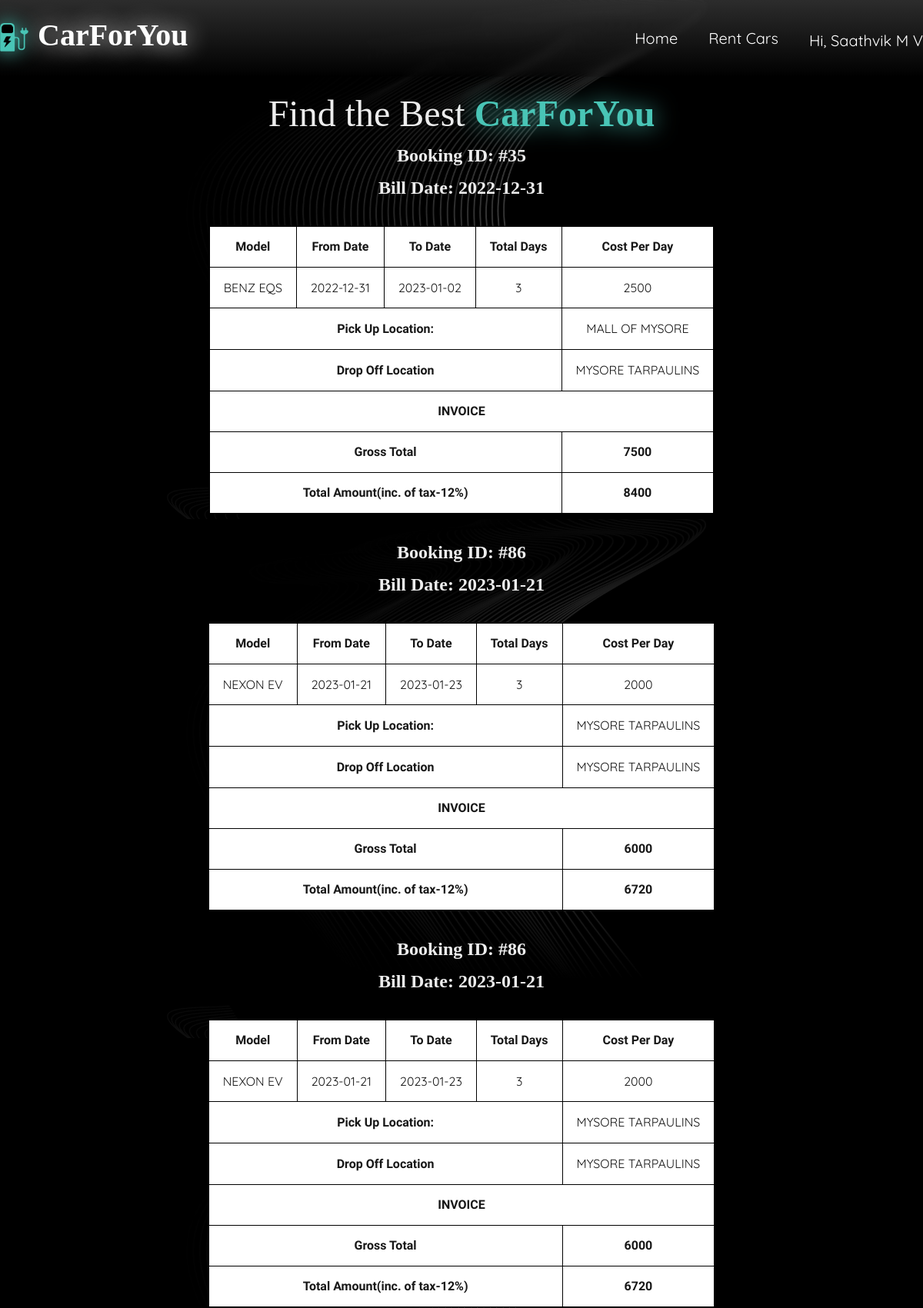
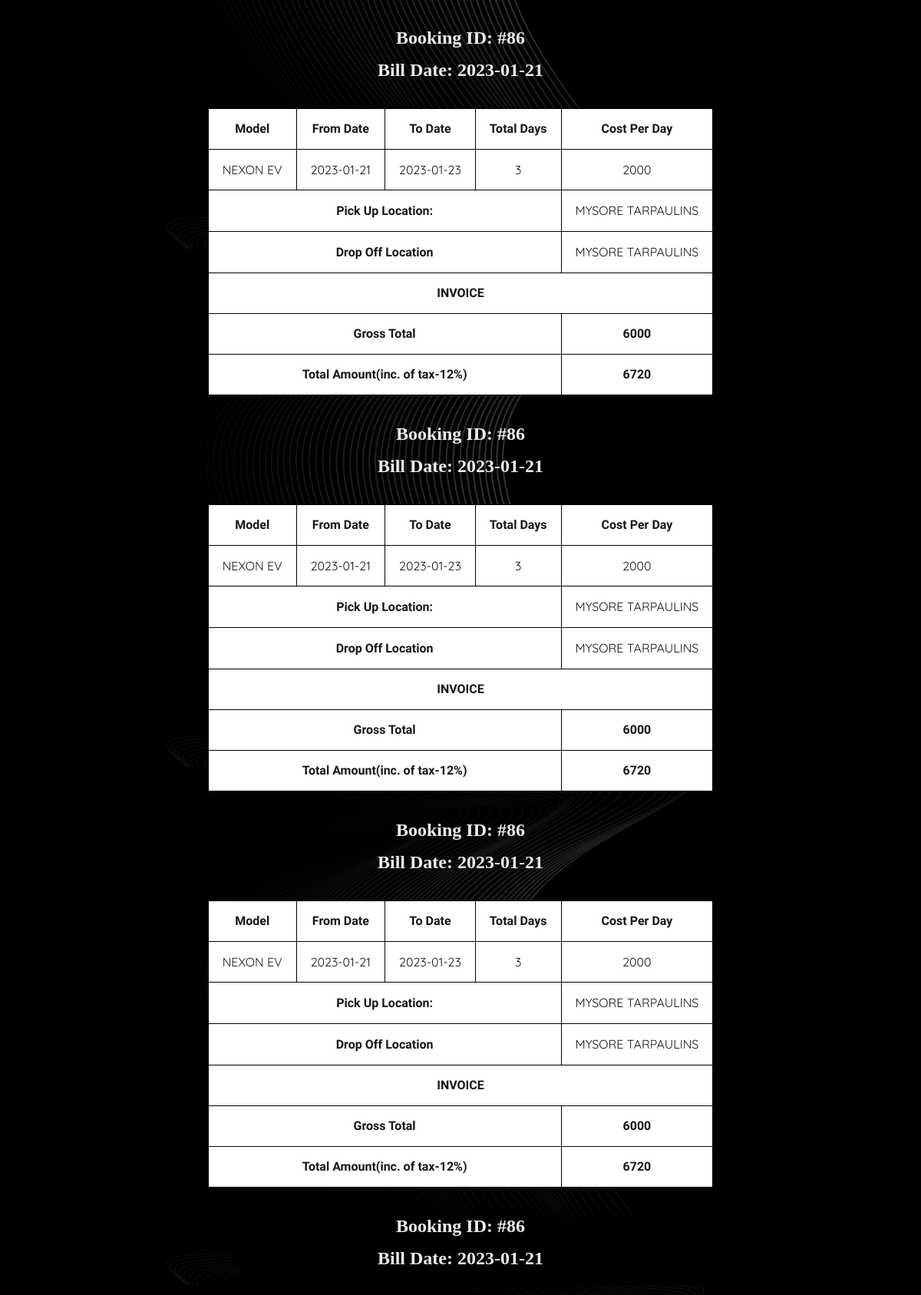
Page /status.php?id=abc@gmail.com (signed in, upper part) on the committed database (2 pictures, top to bottom).
### tables this page shows
CREATE TABLE `customer_details` (
  `EMAIL_ID` varchar(30) NOT NULL,
  `FNAME` varchar(25) NOT NULL,
  `MNAME` varchar(15) DEFAULT NULL,
  `LNAME` varchar(25) NOT NULL,
  `DL_NUMBER` char(8) NOT NULL,
  `PHONE_NUMBER` int(11) NOT NULL,
  `STREET` varchar(30) NOT NULL,
  `CITY` varchar(20) NOT NULL,
  `STATE_NAME` varchar(20) NOT NULL,
  `ZIPCODE` int(11) NOT NULL,
  `PASSWORD` varchar(20) NOT NULL
);

CREATE TABLE `billing_details` (
  `BILL_ID` int(11) NOT NULL,
  `DL_NUM` varchar(10) NOT NULL,
  `NAME` varchar(30) DEFAULT NULL,
  `BOOKING_ID` int(11) NOT NULL,
  `BILL_DATE` date NOT NULL,
  `MODEL_NAME` varchar(30) DEFAULT NULL,
  `FROM_DATE` date DEFAULT NULL,
  `TO_DATE` date DEFAULT NULL,
  `NO_OF_DAYS` int(11) NOT NULL,
  `CPD` int(11) DEFAULT NULL,
  `PICK_LOC` char(30) DEFAULT NULL,
  `DROP_LOC` char(30) DEFAULT NULL,
  `GROSS_TOTAL` int(11) NOT NULL,
  `TOTAL_AMOUNT` int(11) NOT NULL
);

### status.php (the view, shortened to what this page needs)
<!DOCTYPE html>
<html lang="en">
<head>
    <link rel="stylesheet" type="text/css" href="css/reset.css">
    <link rel="stylesheet" type="text/css" href="css/responsive.css">
</head>
<body class="hide">
    <section class="">
        <?php
        include 'header.php'; ?>
    </section>
    <?php include 'includes/config.php'; ?>
    <section class="caption" style="margin-top:100px">
        <br>
        <h1><span style="font-size:xxx-large; font-weight: 100; color: #ededed; filter: drop-shadow(0px 0px 1px #000);">Find the Best</span><span style="text-align: center; font-size:xxx-large; color: #49c5b6; filter: drop-shadow(0px 0px 15px #49C5B6);"> CarForYou</span></h1>
    </section>
    <?php
    $view1 = "SELECT * FROM customer_details WHERE EMAIL_ID='$_GET[id]'";
    $v1 = $conn->query($view1);
    $vw1 = $v1->fetch_assoc();
    $dlnum = $vw1['DL_NUMBER'];
    $view2 = "SELECT * FROM billing_details WHERE DL_NUM='$dlnum'";
    $v2 = $conn->query($view2);
    $try = $v2->num_rows;
    if ($try > 0) {
        while ($vw2 = $v2->fetch_assoc()) {
            $bookid = $vw2['BOOKING_ID'];
            $billdate = $vw2['BILL_DATE'];
            $model = $vw2['MODEL_NAME'];
            $fromdate = $vw2['FROM_DATE'];
            $todate = $vw2['TO_DATE'];
            $numDays = $vw2['NO_OF_DAYS'];
            $cpd = $vw2['CPD'];
            $pickloc = $vw2['PICK_LOC'];
            $droploc = $vw2['DROP_LOC'];
            $gross = $vw2['GROSS_TOTAL'];
            $total = $vw2['TOTAL_AMOUNT'];
    ?>
            <h2 class="bookdet"><?php echo 'Booking ID: #' . $bookid ?></h2>
            <h2 class="bookdet"><?php echo 'Bill Date: ' . $billdate  ?></h2>
            <div class="cal">
                <table class="invc">
                    <tr>
                        <th>Model</th>
                        <th>From Date</th>
                        <th>To Date</th>
                        <th>Total Days</th>
                        <th>Cost Per Day</th>
                    </tr>
                    <tr>
                        <td><?php echo $model ?></td>
                        <td><?php echo '' . $fromdate ?></td>
                        <td><?php echo '' . $todate ?></td>
                        <td><?php echo '' . $numDays ?></td>
                        <td><?php echo '' . $cpd ?></td>
                    </tr>
                    <tr>
                        <th colspan="4" style="text-align:center;">Pick Up Location:</th>
                        <td><?php echo '' . $pickloc ?></td>
                    </tr>
                    <tr>
                        <th colspan="4" style="text-align:center;">Drop Off Location</th>
                        <td><?php echo '' . $droploc ?></td>
                    </tr>
                    <tr>
                        <th colspan="5" style="text-align:center;"> INVOICE</th>
                    </tr>
                    <tr>
                        <th colspan="4" style="text-align:center;">Gross Total</th>
                        <th><?php echo '' . $gross ?></th>
                    </tr>
                    <tr>
                        <th colspan="4" style="text-align:center;">Total Amount(inc. of tax-12%)</th>
                        <th><?php echo '' . $total ?></th>
                    </tr>
                </table>
            </div>
        <?php
        }
        ?><div class="wrapper">
    <?php
    } else { ?>
        <h1 class="red-font" style="font-size:30px; margin:60px;">You Have NO BOOKINGS!</h1>
    <?php
    }
    ?>
</body>
</html>

### header.php (shortened to what this page needs)
<html>
<head>
</head>
<header id="header">
	<div class="wrapper" style="max-width: 1200px;">
		<a href="index.php">
			<h1 class="logo"><img id="logoimg" src="/ev/assets/favicon_io/android-chrome-512x512.png" alt="logo" width="37" height="37"> CarForYou</h1>
		</a>
		<nav>
			<?php
			if (!isset($_SESSION['email']) || !isset($_SESSION['pass'])) {
			?>
				<ul>
					<li><a href="index.php">Home</a></li>
					<li><a href="rentcars.php">Rent Cars</a></li>
					<li><a href="#about">About</a></li>
					<li><a href="#contact">Contact</a></li>
					<li><a href="account.php">Login</a></li>
				</ul>
			<?php
			} else {
				include 'includes/config.php';
				$email = $_SESSION['email'];
				$user = "SELECT * FROM customer_details WHERE EMAIL_ID = '$email'";
				$rs = $conn->query($user);
				$rws = $rs->fetch_assoc();
				$name = $rws['FNAME'] . ' ' . $rws['MNAME'] . ' ' . $rws['LNAME'];
			?>
				<ul>
					<li><a href="index.php?id=<?php echo $_SESSION['email'] ?>">Home</a></li>
					<li><a href="rentcars.php?id=<?php echo $_SESSION['email'] ?>">Rent Cars</a></li>
					<li>
						<div class="dropdown">
							<button class="dropbtn">
								<?php echo 'Hi, ' . $name; ?>
							</button>
						</div>
					</li>
				</ul>
			<?php
			}
			?>
		</nav>
	</div>
</header>
</html>

### css/responsive.css (style rules this page uses)
body { background-image: url('/ev/assets/bgm.jpg'); background-size: contain; }
html { scroll-behavior: smooth; }
.wrapper { max-width: 1100px; margin: 0 auto; position: relative; }
h1, h2, h3, h4, h5, h6 { color: #626262; font-family: "Good Times"; }
h1 { font-size: 1em; margin: .5em 0 }
h2 { font-size: 1.5em; margin: .75em 0 }
h1, h2, h3, h4, h5, h6 { font-weight: bolder }
header { width: 100%; height: 100px; background: linear-gradient(180deg, rgba(132, 132, 132, 0.502) -50%, rgba(255, 255, 255, 0) 100%); backdrop-filter: blur(5px); position: fixed; top: 0; z-index: 10; }
header .logo { font-family: 'Good Times'; margin-top: 25px; float: left; color: rgb(255, 255, 255); text-shadow: 0px 0px 30px #ffffff; }
header nav { float: right; opacity: 1; }
header nav ul { margin-top: 40px; list-style: none; float: left; }
header nav ul li { float: left; margin-left: 40px; }
header nav ul li a, header nav .login_btn { text-decoration: none; color: rgb(255, 255, 255); font-family: 'Quicksand'; font-size: 20px; letter-spacing: 0px; }
.cal { display: flex; }
.invc { margin: 20px auto; background: white; }
.invc tr { font-family: 'Quicksand'; text-align: center; color: #171717; }
.invc th, .invc td { border: 1px solid black; padding: 15px; padding: 18px; }
::placeholder { color: #ededed; }

### status.php (style rules this page uses)
.bookdet { color: #ededed; }

### header.php (style rules this page uses)
.logo { font-size: 40px; display: grid; place-items: center; grid-template-columns: 37px auto; gap: 12px; }
#logoimg { filter: drop-shadow( 0px 0px 12.5px #49c5b6); margin-top: 5px; }
.dropdown { float: left; overflow: hidden; }
.dropdown .dropbtn { font-size: 20px; border: none; outline: none; color: white; transition: 0.3s; background-color: transparent; font-family: 'Quicksand'; margin: 0; padding: 0; }
nav ul li a { transition: 0.3s; }

### rows in the picture
customer_details: name "Saathvik M V"
billing_details: BOOKING_ID "35", BILL_DATE "2022-12-31", MODEL_NAME "BENZ EQS", FROM_DATE "2022-12-31", TO_DATE "2023-01-02", NO_OF_DAYS "3", CPD "2500", PICK_LOC "MALL OF MYSORE", DROP_LOC "MYSORE TARPAULINS", GROSS_TOTAL "7500", TOTAL_AMOUNT "8400"
billing_details: BOOKING_ID "86", BILL_DATE "2023-01-21", MODEL_NAME "NEXON EV", FROM_DATE "2023-01-21", TO_DATE "2023-01-23", NO_OF_DAYS "3", CPD "2000", PICK_LOC "MYSORE TARPAULINS", DROP_LOC "MYSORE TARPAULINS", GROSS_TOTAL "6000", TOTAL_AMOUNT "6720"
billing_details: BOOKING_ID "86", BILL_DATE "2023-01-21", MODEL_NAME "NEXON EV", FROM_DATE "2023-01-21", TO_DATE "2023-01-23", NO_OF_DAYS "3", CPD "2000", PICK_LOC "MYSORE TARPAULINS", DROP_LOC "MYSORE TARPAULINS", GROSS_TOTAL "6000", TOTAL_AMOUNT "6720"
billing_details: BOOKING_ID "86", BILL_DATE "2023-01-21", MODEL_NAME "NEXON EV", FROM_DATE "2023-01-21", TO_DATE "2023-01-23", NO_OF_DAYS "3", CPD "2000", PICK_LOC "MYSORE TARPAULINS", DROP_LOC "MYSORE TARPAULINS", GROSS_TOTAL "6000", TOTAL_AMOUNT "6720"
billing_details: BOOKING_ID "86", BILL_DATE "2023-01-21", MODEL_NAME "NEXON EV", FROM_DATE "2023-01-21", TO_DATE "2023-01-23", NO_OF_DAYS "3", CPD "2000", PICK_LOC "MYSORE TARPAULINS", DROP_LOC "MYSORE TARPAULINS", GROSS_TOTAL "6000", TOTAL_AMOUNT "6720"
billing_details: BOOKING_ID "86", BILL_DATE "2023-01-21", MODEL_NAME "NEXON EV", FROM_DATE "2023-01-21", TO_DATE "2023-01-23", NO_OF_DAYS "3", CPD "2000", PICK_LOC "MYSORE TARPAULINS", DROP_LOC "MYSORE TARPAULINS", GROSS_TOTAL "6000", TOTAL_AMOUNT "6720"
billing_details: BOOKING_ID "86", BILL_DATE "2023-01-21"
